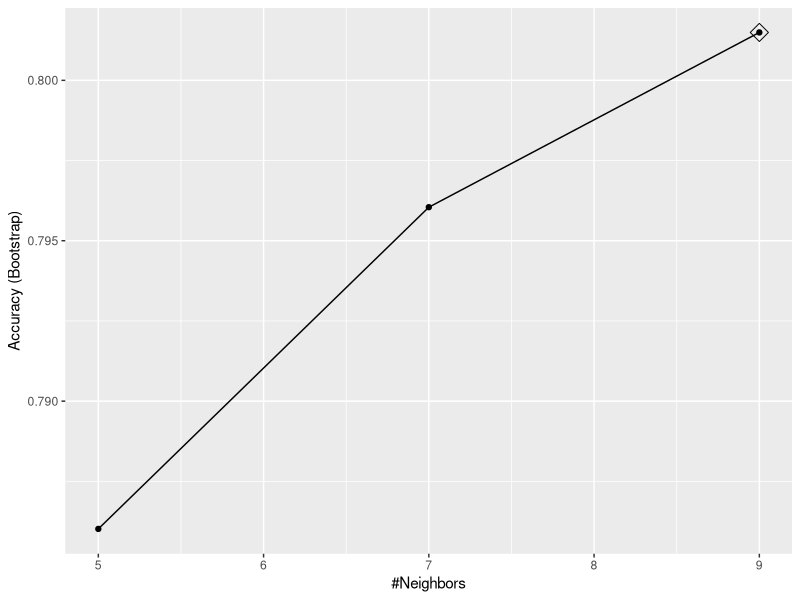
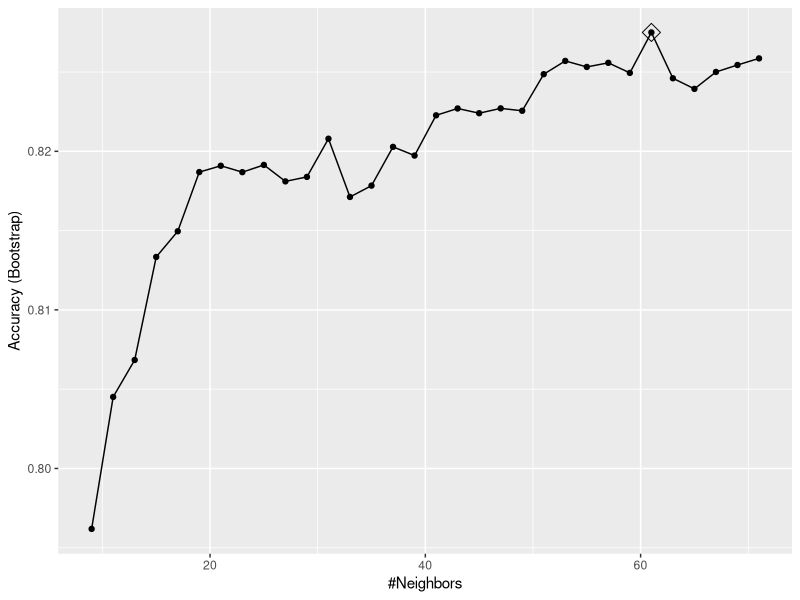
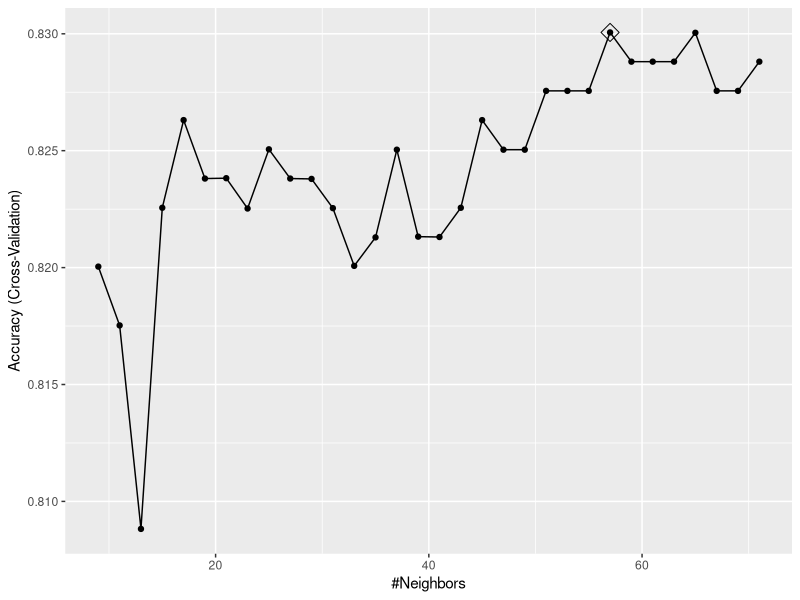
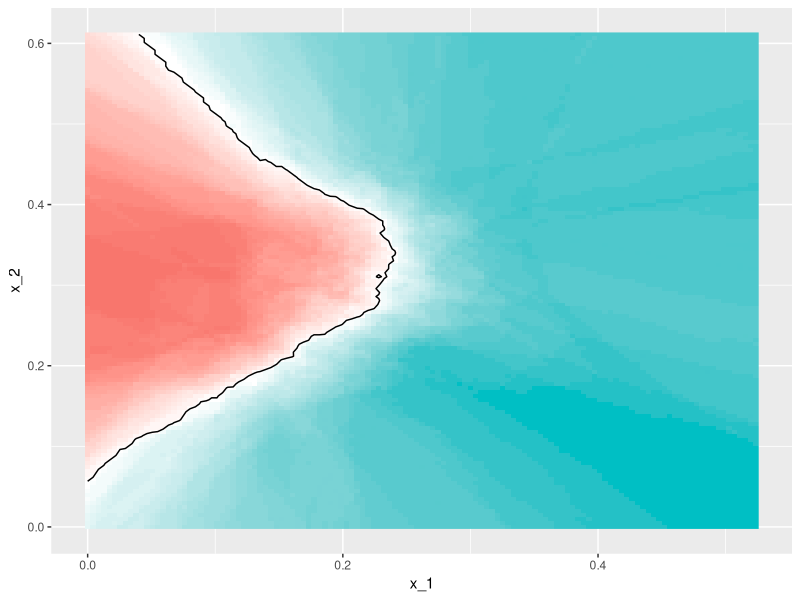
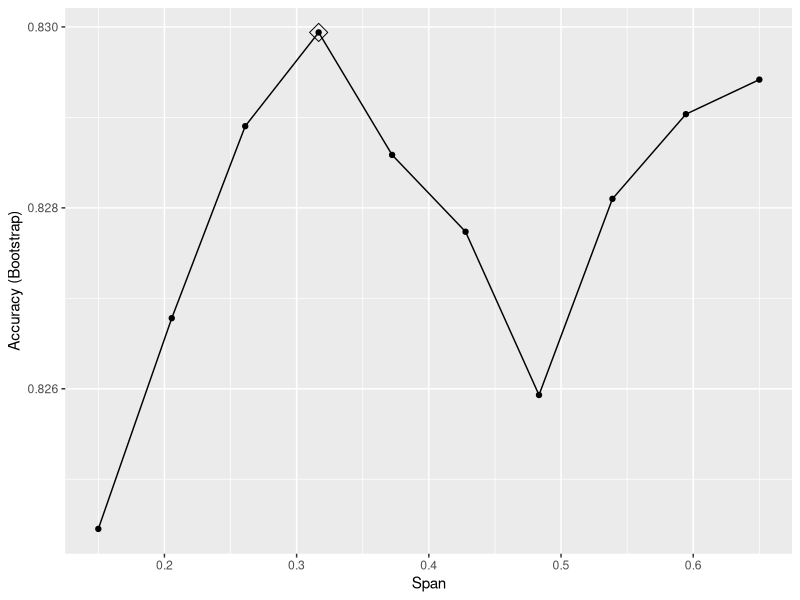
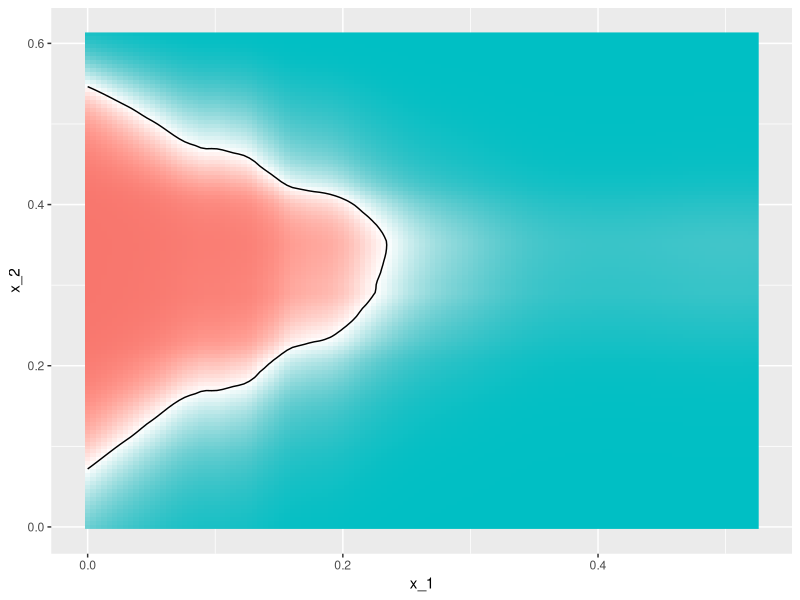

These charts were generated, in order, by the following R code:
## NEED TO ANALYSE THIS IN DETAIL

library(tidyverse)
library(dslabs)
data("mnist_27")

library(caret)
train_glm <- train(y ~ ., method = "glm", data = mnist_27$train)
train_knn <- train(y ~ ., method = "knn", data = mnist_27$train)

y_hat_glm <- predict(train_glm, mnist_27$test, type = "raw")
y_hat_knn <- predict(train_knn, mnist_27$test, type = "raw")

confusionMatrix(y_hat_glm, mnist_27$test$y)$overall[["Accuracy"]]
confusionMatrix(y_hat_knn, mnist_27$test$y)$overall[["Accuracy"]]

getModelInfo("knn")
modelLookup("knn")

ggplot(train_knn, highlight = TRUE)

data.frame(k = seq(9, 67, 2))

set.seed(2008)
train_knn <- train(y ~ ., method = "knn",
                   data = mnist_27$train,
                   tuneGrid = data.frame(k = seq(9, 71, 2)))

ggplot(train_knn, highlight = TRUE)

train_knn$bestTune
train_knn$finalModel

confusionMatrix(predict(train_knn, mnist_27$test, type = "raw"),
                mnist_27$test$y)$overall["Accuracy"]

control <- trainControl(method = "cv", number = 10, p = .9)
train_knn_cv <- train(y ~ ., method = "knn",
                      data = mnist_27$train,
                      tuneGrid = data.frame(k = seq(9, 71, 2)),
                      trControl = control)
ggplot(train_knn_cv, highlight = TRUE)

names(train_knn_cv$results)

plot_cond_prob <- function(p_hat=NULL){
  tmp <- mnist_27$true_p
  if(!is.null(p_hat)){
    tmp <- mutate(tmp, p=p_hat)
  }
  tmp %>% ggplot(aes(x_1, x_2, z=p, fill=p)) +
    geom_raster(show.legend = FALSE) +
    scale_fill_gradientn(colours=c("#F8766D","white","#00BFC4")) +
    stat_contour(breaks=c(0.5),colour="black")
}

plot_cond_prob(predict(train_knn, mnist_27$true_p, type = "prob")[,2])

### Second video - loess

install.packages("gam")
modelLookup("gamLoess")

grid <- expand.grid(span = seq(0.15, 0.65, len = 10), degree = 1)

train_loess <- train(y ~ ., 
                     method = "gamLoess",
                     tuneGrid=grid,
                     data = mnist_27$train)
ggplot(train_loess, highlight = TRUE)

confusionMatrix(data = predict(train_loess, mnist_27$test), 
                reference = mnist_27$test$y)$overall["Accuracy"]

p1 <- plot_cond_prob(predict(train_loess, mnist_27$true_p, type = "prob")[,2])
p1
